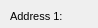
      <widget class="QWidget" name="page_18">
       <property name="geometry">
        <rect>
         <x>0</x>
         <y>0</y>
         <width>98</width>
         <height>28</height>
        </rect>
       </property>
       <attribute name="label">
        <string>Additional information</string>
       </attribute>
       <widget class="QTextEdit" name="siphon_comment">
        <property name="geometry">
         <rect>
          <x>110</x>
          <y>180</y>
          <width>431</width>
          <height>25</height>
         </rect>
        </property>
        <property name="frameShadow">
         <enum>QFrame::Sunken</enum>
        </property>
        <property name="lineWidth">
         <number>1</number>
        </property>
       </widget>
       <widget class="QTextEdit" name="siphon_descript">
        <property name="geometry">
         <rect>
          <x>110</x>
          <y>215</y>
          <width>431</width>
          <height>25</height>
         </rect>
        </property>
       </widget>
       <widget class="QLabel" name="label_siphon_descript">
        <property name="geometry">
         <rect>
          <x>10</x>
          <y>215</y>
          <width>91</width>
          <height>22</height>
         </rect>
        </property>
        <property name="font">
         <font>
          <pointsize>8</pointsize>
         </font>
        </property>
        <property name="frameShape">
         <enum>QFrame::NoFrame</enum>
        </property>
        <property name="frameShadow">
         <enum>QFrame::Plain</enum>
        </property>
        <property name="text">
         <string>Description:</string>
        </property>
        <property name="textFormat">
         <enum>Qt::AutoText</enum>
        </property>
        <property name="scaledContents">
         <bool>false</bool>
        </property>
        <property name="alignment">
         <set>Qt::AlignLeading|Qt::AlignLeft|Qt::AlignVCenter</set>
        </property>
        <property name="margin">
         <number>3</number>
        </property>
       </widget>
       <widget class="QLabel" name="label_siphon_observ">
        <property name="geometry">
         <rect>
          <x>10</x>
          <y>145</y>
          <width>90</width>
          <height>22</height>
         </rect>
        </property>
        <property name="font">
         <font>
          <pointsize>8</pointsize>
         </font>
        </property>
        <property name="frameShape">
         <enum>QFrame::NoFrame</enum>
        </property>
        <property name="frameShadow">
         <enum>QFrame::Plain</enum>
        </property>
        <property name="text">
         <string>Observation:</string>
        </property>
        <property name="textFormat">
         <enum>Qt::AutoText</enum>
        </property>
        <property name="scaledContents">
         <bool>false</bool>
        </property>
        <property name="alignment">
         <set>Qt::AlignLeading|Qt::AlignLeft|Qt::AlignVCenter</set>
        </property>
        <property name="margin">
         <number>3</number>
        </property>
       </widget>
       <widget class="QLabel" name="label_siphon_comment">
        <property name="geometry">
         <rect>
          <x>10</x>
          <y>180</y>
          <width>90</width>
          <height>22</height>
         </rect>
        </property>
        <property name="font">
         <font>
          <pointsize>8</pointsize>
         </font>
        </property>
        <property name="frameShape">
         <enum>QFrame::NoFrame</enum>
        </property>
        <property name="frameShadow">
         <enum>QFrame::Plain</enum>
        </property>
        <property name="text">
         <string>Comment:</string>
        </property>
        <property name="textFormat">
         <enum>Qt::AutoText</enum>
        </property>
        <property name="scaledContents">
         <bool>false</bool>
        </property>
        <property name="alignment">
         <set>Qt::AlignLeading|Qt::AlignLeft|Qt::AlignVCenter</set>
        </property>
        <property name="margin">
         <number>3</number>
        </property>
       </widget>
       <widget class="QTextEdit" name="siphon_annotation">
        <property name="geometry">
         <rect>
          <x>110</x>
          <y>110</y>
          <width>431</width>
          <height>25</height>
         </rect>
        </property>
        <property name="frameShape">
         <enum>QFrame::StyledPanel</enum>
        </property>
        <property name="frameShadow">
         <enum>QFrame::Raised</enum>
        </property>
       </widget>
       <widget class="QTextEdit" name="siphon_link">
        <property name="enabled">
         <bool>false</bool>
        </property>
        <property name="geometry">
         <rect>
          <x>110</x>
          <y>250</y>
          <width>431</width>
          <height>27</height>
         </rect>
        </property>
       </widget>
       <widget class="QLabel" name="label_siphon_address_02">
        <property name="geometry">
         <rect>
          <x>10</x>
          <y>40</y>
          <width>90</width>
          <height>22</height>
         </rect>
        </property>
        <property name="font">
         <font>
          <pointsize>8</pointsize>
         </font>
        </property>
        <property name="frameShape">
         <enum>QFrame::NoFrame</enum>
        </property>
        <property name="frameShadow">
         <enum>QFrame::Plain</enum>
        </property>
        <property name="text">
         <string>Address 2:</string>
        </property>
        <property name="textFormat">
         <enum>Qt::AutoText</enum>
        </property>
        <property name="scaledContents">
         <bool>false</bool>
        </property>
        <property name="alignment">
         <set>Qt::AlignLeading|Qt::AlignLeft|Qt::AlignVCenter</set>
        </property>
        <property name="margin">
         <number>3</number>
        </property>
       </widget>
       <widget class="QLabel" name="label_siphon_link">
        <property name="geometry">
         <rect>
          <x>10</x>
          <y>250</y>
          <width>90</width>
          <height>22</height>
         </rect>
        </property>
        <property name="font">
         <font>
          <pointsize>8</pointsize>
         </font>
        </property>
        <property name="frameShape">
         <enum>QFrame::NoFrame</enum>
        </property>
        <property name="frameShadow">
         <enum>QFrame::Plain</enum>
        </property>
        <property name="text">
         <string>Link:</string>
        </property>
        <property name="textFormat">
         <enum>Qt::AutoText</enum>
        </property>
        <property name="scaledContents">
         <bool>false</bool>
        </property>
        <property name="alignment">
         <set>Qt::AlignLeading|Qt::AlignLeft|Qt::AlignVCenter</set>
        </property>
        <property name="margin">
         <number>3</number>
        </property>
       </widget>
       <widget class="QLabel" name="label_siphon_address_01">
        <property name="geometry">
         <rect>
          <x>10</x>
          <y>5</y>
          <width>90</width>
          <height>22</height>
         </rect>
        </property>
        <property name="font">
         <font>
          <pointsize>8</pointsize>
         </font>
        </property>
        <property name="frameShape">
         <enum>QFrame::NoFrame</enum>
        </property>
        <property name="frameShadow">
         <enum>QFrame::Plain</enum>
        </property>
        <property name="text">
         <string>Address 1:</string>
        </property>
        <property name="textFormat">
         <enum>Qt::AutoText</enum>
        </property>
        <property name="scaledContents">
         <bool>false</bool>
        </property>
        <property name="alignment">
         <set>Qt::AlignLeading|Qt::AlignLeft|Qt::AlignVCenter</set>
        </property>
        <property name="margin">
         <number>3</number>
        </property>
       </widget>
       <widget class="QLineEdit" name="siphon_address_01">
        <property name="geometry">
         <rect>
          <x>110</x>
          <y>5</y>
          <width>431</width>
          <height>25</height>
         </rect>
        </property>
        <property name="echoMode">
         <enum>QLineEdit::Normal</enum>
        </property>
       </widget>
       <widget class="QLabel" name="label_siphon_annotation">
        <property name="geometry">
         <rect>
          <x>10</x>
          <y>110</y>
          <width>90</width>
          <height>22</height>
         </rect>
        </property>
        <property name="font">
         <font>
          <pointsize>8</pointsize>
         </font>
        </property>
        <property name="frameShape">
         <enum>QFrame::NoFrame</enum>
        </property>
        <property name="frameShadow">
         <enum>QFrame::Plain</enum>
        </property>
        <property name="text">
         <string>Annotation:</string>
        </property>
        <property name="textFormat">
         <enum>Qt::AutoText</enum>
        </property>
        <property name="scaledContents">
         <bool>false</bool>
        </property>
        <property name="alignment">
         <set>Qt::AlignLeading|Qt::AlignLeft|Qt::AlignVCenter</set>
        </property>
        <property name="margin">
         <number>3</number>
        </property>
       </widget>
       <widget class="QTextEdit" name="siphon_observ">
        <property name="geometry">
         <rect>
          <x>110</x>
          <y>145</y>
          <width>431</width>
          <height>25</height>
         </rect>
        </property>
       </widget>
       <widget class="QLineEdit" name="siphon_address_02">
        <property name="geometry">
         <rect>
          <x>110</x>
          <y>40</y>
          <width>431</width>
          <height>25</height>
         </rect>
        </property>
       </widget>
       <widget class="QLineEdit" name="siphon_address_03">
        <property name="geometry">
         <rect>
          <x>110</x>
          <y>75</y>
          <width>431</width>
          <height>25</height>
         </rect>
        </property>
       </widget>
       <widget class="QLabel" name="label_siphon_address_03">
        <property name="geometry">
         <rect>
          <x>10</x>
          <y>75</y>
          <width>90</width>
          <height>22</height>
         </rect>
        </property>
        <property name="font">
         <font>
          <pointsize>8</pointsize>
         </font>
        </property>
        <property name="frameShape">
         <enum>QFrame::NoFrame</enum>
        </property>
        <property name="frameShadow">
         <enum>QFrame::Plain</enum>
        </property>
        <property name="text">
         <string>Address 3:</string>
        </property>
        <property name="textFormat">
         <enum>Qt::AutoText</enum>
        </property>
        <property name="scaledContents">
         <bool>false</bool>
        </property>
        <property name="alignment">
         <set>Qt::AlignLeading|Qt::AlignLeft|Qt::AlignVCenter</set>
        </property>
        <property name="margin">
         <number>3</number>
        </property>
       </widget>
       <widget class="QLabel" name="label_siphon_num_value">
        <property name="geometry">
         <rect>
          <x>10</x>
          <y>290</y>
          <width>90</width>
          <height>22</height>
         </rect>
        </property>
        <property name="font">
         <font>
          <pointsize>8</pointsize>
         </font>
        </property>
        <property name="frameShape">
         <enum>QFrame::NoFrame</enum>
        </property>
        <property name="frameShadow">
         <enum>QFrame::Plain</enum>
        </property>
        <property name="text">
         <string>Numeric value:</string>
        </property>
        <property name="textFormat">
         <enum>Qt::AutoText</enum>
        </property>
        <property name="scaledContents">
         <bool>false</bool>
        </property>
        <property name="alignment">
         <set>Qt::AlignLeading|Qt::AlignLeft|Qt::AlignVCenter</set>
        </property>
        <property name="margin">
         <number>3</number>
        </property>
       </widget>
       <widget class="QLineEdit" name="siphon_num_value">
        <property name="geometry">
         <rect>
          <x>110</x>
          <y>290</y>
          <width>431</width>
          <height>25</height>
         </rect>
        </property>
        <property name="echoMode">
         <enum>QLineEdit::Normal</enum>
        </property>
       </widget>
      </widget>
